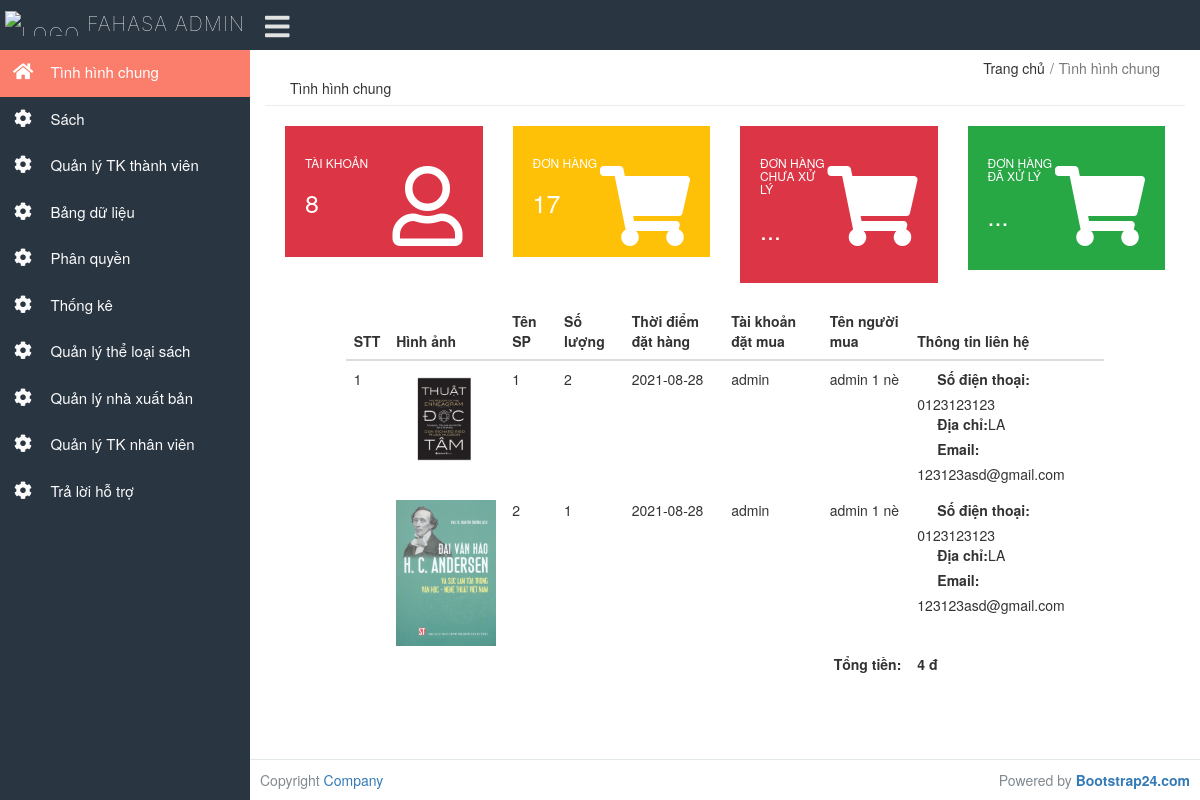
Page /admin/index.php?orderdetail=9 (signed in) on the committed database.
### tables this page shows
CREATE TABLE `permissiondetail` (
  `PermissionID` int(11) NOT NULL,
  `FunctionID` int(11) NOT NULL
);

CREATE TABLE `function` (
  `FunctionID` int(11) NOT NULL,
  `FunctionName` varchar(100) NOT NULL
);

CREATE TABLE `orderdetail` (
  `OrderID` int(10) UNSIGNED NOT NULL,
  `BookID` int(10) NOT NULL,
  `Quantity` tinyint(4) NOT NULL,
  `Price` float NOT NULL
);

CREATE TABLE `book` (
  `BookID` int(10) NOT NULL,
  `BookName` varchar(100) NOT NULL,
  `Image` varchar(200) NOT NULL,
  `CategoryID` int(10) NOT NULL,
  `PublisherID` int(10) NOT NULL,
  `Price` float NOT NULL,
  `Amount` int(10) NOT NULL,
  `Sold` int(10) NOT NULL,
  `Discount` double NOT NULL,
  `Old` tinyint(4) NOT NULL DEFAULT 0,
  `Status` tinyint(4) NOT NULL DEFAULT 1
);

CREATE TABLE `orders` (
  `OrderID` int(10) UNSIGNED NOT NULL,
  `CustomerID` varchar(16) NOT NULL,
  `Date` date NOT NULL,
  `Total` float NOT NULL,
  `Shipped` tinyint(4) NOT NULL DEFAULT 0
);

CREATE TABLE `customers` (
  `CustomerID` varchar(16) NOT NULL,
  `Password` varchar(20) NOT NULL,
  `FullName` varchar(40) NOT NULL,
  `Address` varchar(50) NOT NULL,
  `Email` varchar(20) NOT NULL,
  `PhoneNumber` varchar(10) NOT NULL,
  `PermissionID` int(11) NOT NULL,
  `Status` tinyint(4) NOT NULL DEFAULT 1
);

### admin/class/permission.php (called while the page is built, shortened)
<?php
class permission
{
    public function getListFunctionByPermissionID($permissionId)
    {
        include('./connection.php');
        return $conn->query("SELECT * FROM permissiondetail WHERE PermissionID = '$permissionId'");
    }
    public function getFunctionName($functionId)
    {
        include('./connection.php');
        return $conn->query("SELECT * FROM function WHERE FunctionID = '$functionId'");
    }
}

### admin/menu.php (the view, shortened to what this page needs)
<?php
if ($_SESSION['userId']) {
    $username = ($_SESSION['userId']);
}
$query = $conn->query("SELECT `CustomerID`,`PermissionID` FROM customers WHERE CustomerID='$username'");
$row = $query->fetch_assoc();
$permission = $row['PermissionID'];
include('dashboard.php');
include('class/permission.php');
$function = new Permission();
$function = $function->getListFunctionByPermissionID($permission);
foreach ($function as $row) {
    $functionName = new Permission();
    $functionName = $functionName->getFunctionName($row['FunctionID']);
    $functionName = $functionName->fetch_assoc();
?>
    <li class="submenu">
        <a href="index.php?to=<?= $functionName['FunctionID'] ?>" id="menutab<?= $functionName['FunctionID'] ?>">
            <i class="fas fa-cog"></i>
            <span> <?= $functionName['FunctionName'] ?> </span>
        </a>
    </li>
<?php
}
?>

### admin/RightComponent/orderdetail.php (shortened to what this page needs)
<div class="row">
    <div class="col-1"></div>
    <table class="table col-10">
        <thead>
            <tr>
                <th scope="col">STT</th>
                <th scope="col">Hình ảnh</th>
                <th scope="col">Tên SP</th>
                <th scope="col">Số lượng</th>
                <th scope="col">Thời điểm đặt hàng</th>
                <th scope="col">Tài khoản đặt mua</th>
                <th scope="col">Tên người mua</th>
                <th scope="col">Thông tin liên hệ</th>
            </tr>
        </thead>
        <tbody>
            <?php
            $maDH = $_GET['orderdetail'];
            $sqlmactdh = "SELECT OrderID,orderdetail.BookID,Quantity,book.Price,BookName,Image FROM orderdetail,book WHERE OrderID='$maDH' AND orderdetail.BookID=book.BookID";
            $resmactdh = $conn->query($sqlmactdh);
            $sqltongtien = "SELECT Total,Date,customers.FullName,Email,customers.CustomerID,PhoneNumber,Address FROM orders,customers WHERE OrderID='$maDH' AND customers.CustomerID=orders.CustomerID";
            $restongtien = $conn->query($sqltongtien);
            $rowTongTien = $restongtien->fetch_assoc();
            ?>
            <?php
            $isRender = false;
            $i = 0;
            while ($row = $resmactdh->fetch_assoc()) {
            ?>
                <a href="#">
                    <tr>
                        <td><?php if (!$isRender) {
                                echo $i + 1;
                                $isRender = "true";
                            } ?></td>
                        <td>
                            <img src="../Client/<?= $row['Image'] ?>" style="max-width:100px" alt="">
                        </td>
                        <td>
                            <?= $row['BookID'] ?>
                        </td>
                        <td>
                            <?= $row['Quantity'] ?>
                        </td>
                        <td>
                            <?= $rowTongTien['Date'] ?>
                        </td>
                        <td>
                            <?= $rowTongTien['CustomerID'] ?>
                        </td>
                        <td>
                            <?= $rowTongTien['FullName'] ?>
                        </td>
                        <td>
                            <label>Số điện thoại: </label><?= $rowTongTien['PhoneNumber'] ?><br>
                            <label>Địa chỉ: </label><?= $rowTongTien['Address'] ?><br>
                            <label>Email: </label><?= $rowTongTien['Email'] ?>
                        </td>
                    </tr>
                </a>
            <?php
                $i++;
            }
            ?>
            <tr>
                <td></td>
                <td>
                </td>
                <td class="text-right pt-0 pb-3" style="font-weight:bold">
                </td>
                <td></td>
                <td></td>
                <td></td>
                <td class="text-right pt-0 pb-3" style="font-weight:bold">
                    Tổng tiền:
                </td>
                <td class="pt-0 pb-3" style="font-weight:bold">
                    <?= number_format($rowTongTien['Total'], 0, ',', '.') ?> đ
                </td>
            </tr>
        </tbody>
    </table>
</div>

### admin/assets/css/style.css (style rules this page uses)
html { position: relative; min-height: 100% }
body { font-size: .9rem; background-color: #e9ecef; padding-bottom: 50px }
a { color: #0ca4ca; text-decoration: none }
label { font-weight: 500 }
img { vertical-align: middle; border: 0 }
a { outline: 0!important; text-decoration: none!important }
.row { margin-right: -10px; margin-left: -10px }
.col, .col-1, .col-10, .col-11, .col-12, .col-2, .col-3, .col-4, .col-5, .col-6, .col-7, .col-8, .col-9, .col-lg, .col-lg-1, .col-lg-10, .col-lg-11, .col-lg-12, .col-lg-2, .col-lg-3, .col-lg-4, .col-lg-5, .col-lg-6, .col-lg-7, .col-lg-8, .col-lg-9, .col-md, .col-md-1, .col-md-10, .col-md-11, .col-md-12, .col-md-2, .col-md-3, .col-md-4, .col-md-5, .col-md-6, .col-md-7, .col-md-8, .col-md-9, .col-sm, .col-sm-1, .col-sm-10, .col-sm-11, .col-sm-12, .col-sm-2, .col-sm-3, .col-sm-4, .col-sm-5, .col-sm-6, .col-sm-7, .col-sm-8, .col-sm-9, .col-xl, .col-xl-1, .col-xl-10, .col-xl-11, .col-xl-12, .col-xl-2, .col-xl-3, .col-xl-4, .col-xl-5, .col-xl-6, .col-xl-7, .col-xl-8, .col-xl-9 { padding-right: 10px; padding-left: 10px }
#sidebar-menu, #sidebar-menu a, #sidebar-menu li, #sidebar-menu ul { border: 0; font-weight: 400; line-height: 1; list-style: none; margin: 0; padding: 0; position: relative; text-decoration: none }
#sidebar-menu a { line-height: 1.3 }
#sidebar-menu>ul>li>a { color: #fbfbfb; display: block; padding: 12px 10px 15px 10px; font-weight: 400; font-size: .9rem }
#sidebar-menu>ul>li>a>span { vertical-align: middle }
#sidebar-menu ul li a i { display: inline-block; font-size: 18px; line-height: 17px; margin-left: 3px; margin-right: 15px; text-align: center; vertical-align: middle; width: 20px }
html { scroll-behavior: smooth; }
a { color: #000; }
* { outline: none; }
ul li { list-style: none; }
.row { margin-left: 0 !important; margin-right: 0 !important; }

### admin/index.php (style rules this page uses)
.submenu span { font-size: 1.5rem !important; }
label { margin-left: 20px; }
.table td { border: none !important; }

### rows in the picture
permissiondetail: FunctionID.FunctionName "Sách"
permissiondetail: FunctionID.FunctionName "Quản lý TK thành viên"
permissiondetail: FunctionID.FunctionName "Bảng dữ liệu"
permissiondetail: FunctionID.FunctionName "Phân quyền"
permissiondetail: FunctionID.FunctionName "Thống kê"
permissiondetail: FunctionID.FunctionName "Quản lý thể loại sách"
permissiondetail: FunctionID.FunctionName "Quản lý nhà xuất bản"
permissiondetail: FunctionID.FunctionName "Quản lý TK nhân viên"
permissiondetail: FunctionID.FunctionName "Trả lời hỗ trợ"
orderdetail: BookID.Image (picture), BookID "1", Quantity "2", OrderID.Date "2021-08-28"
customers: CustomerID "admin", FullName "admin 1 nè", PhoneNumber "0123123123", Address "LA", Email "123123asd@gmail.com"
orderdetail: BookID.Image (picture), BookID "2", Quantity "1", OrderID.Date "2021-08-28"
orders: Total "4"

### other values in the picture
$counterAccount "8"
$counterDH "17"
